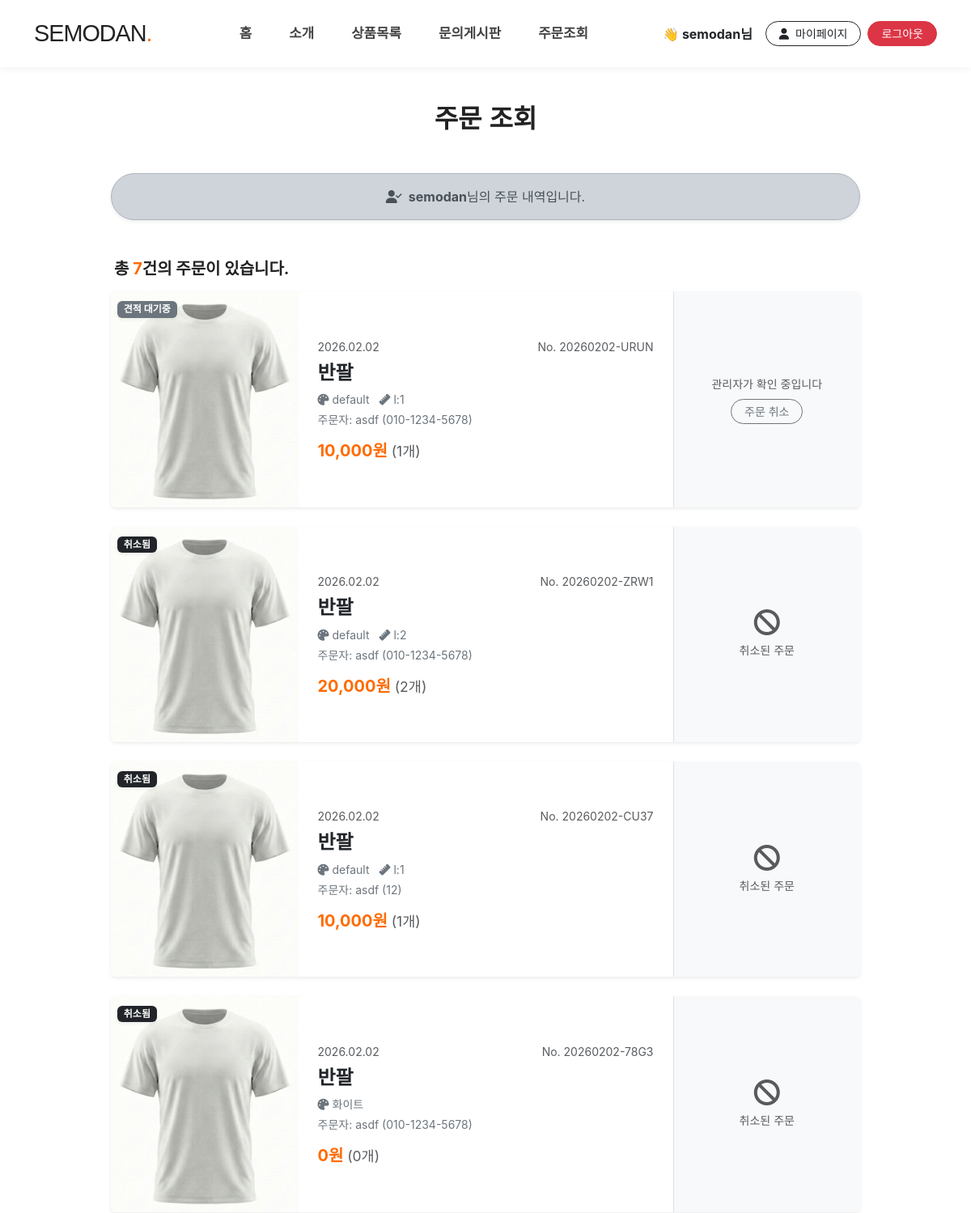
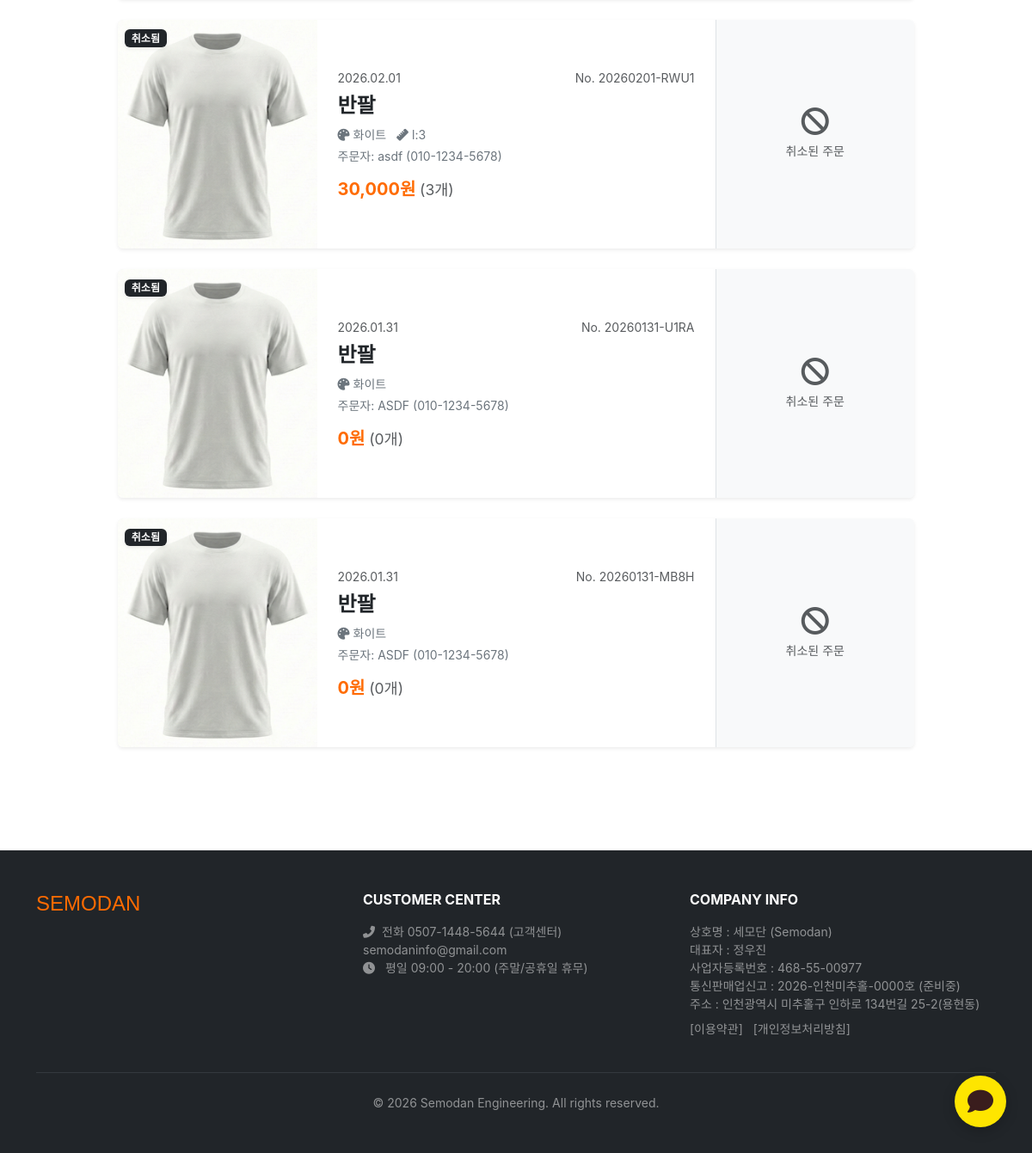
The app's page /order/check/ (signed in) with its own data (2 pictures, top to bottom).
### products/models.py (models this page shows, shortened)
class Order(models.Model):
    user = models.ForeignKey(User, on_delete=models.CASCADE, null=True, blank=True)
    product = models.ForeignKey('Product', on_delete=models.CASCADE)
    order_no = models.CharField(max_length=50, unique=True)
    customer_name = models.CharField(max_length=100, default="-", verbose_name="주문자")
    contact_number = models.CharField(max_length=20)
    shipping_address = models.CharField(max_length=255)
    quantity = models.IntegerField(default=1)
    option_color = models.CharField(max_length=50, blank=True)
    option_size = models.TextField(blank=True) # 선택한 사이즈 (S, M 등)
    status = models.CharField(max_length=20, default='입금대기')
    created_at = models.DateTimeField(auto_now_add=True)
    total_price = models.IntegerField(default=0)
    requests = models.TextField(blank=True, null=True, verbose_name="요청사항")

class Product(models.Model):
    name = models.CharField(max_length=100, verbose_name="상품명")
    code = models.CharField(max_length=50, unique=True, verbose_name="상품코드")
    original_price = models.IntegerField(default=0, verbose_name="정가")
    price = models.IntegerField(verbose_name="판매가")
    description = models.TextField(blank=True, verbose_name="상품설명 (짧은)")
    priority = models.IntegerField(default=0, verbose_name="노출 우선순위 (높을수록 상단)")
    image = models.ImageField(upload_to='products/', verbose_name="대표 썸네일")
    detail_image = models.ImageField(upload_to='products/details/', blank=True, null=True, verbose_name="상세페이지 (공통)")

### products/views.py (the view, shortened to what this page needs)
# urls.py: path('order/check/', views.order_check, name='order_check'),
def order_check(request):
    if request.user.is_authenticated:
        my_orders = Order.objects.filter(user=request.user).order_by('-created_at')
        return render(request, 'products/order_check.html', {'orders': my_orders, 'is_member': True})

### products/templates/products/order_check.html (shortened to what this page needs)
{% extends "products/base.html" %}
{% load humanize %}
{% block content %}
<div class="container py-5">
    <div class="row justify-content-center">
        <div class="col-lg-10">
            <h2 class="text-center fw-bold mb-5 font-heavy">주문 조회</h2>
            {% if is_member %}
                <div class="alert alert-dark text-center mb-5 shadow-sm rounded-pill">
                    <i class="fas fa-user-check me-2"></i><strong>{{ user.username }}</strong>님의 주문 내역입니다.
                </div>
            {% endif %}
            {% if orders %}
                <h5 class="fw-bold mb-3 ms-1">총 <span class="text-orange">{{ orders|length }}</span>건의 주문이 있습니다.</h5>
                {% for order in orders %}
                <div class="card border-0 shadow-sm mb-4 overflow-hidden">
                    <div class="card-body p-0">
                        <div class="row g-0">
                            <div class="col-md-3 position-relative bg-light d-flex align-items-center justify-content-center" style="min-height: 180px;">
                                {% if order.product.image %}
                                    <img src="{{ order.product.image.url }}" class="img-fluid" style="height: 100%; width:100%; object-fit: cover;">
                                {% else %}
                                    <span class="text-muted small">이미지 없음</span>
                                {% endif %}
                                <div class="position-absolute top-0 start-0 m-2">
                                    {% if order.status == '견적요청' %}<span class="badge bg-secondary shadow-sm">견적 대기중</span>
                                    {% elif order.status == '결제요청' %}<span class="badge bg-danger shadow-sm">결제 대기</span>
                                    {% elif order.status == '결제완료' %}<span class="badge bg-success shadow-sm">결제 완료</span>
                                    {% elif order.status == '배송완료' %}<span class="badge bg-primary shadow-sm">배송 완료</span>
                                    {% elif order.status == '주문취소' %}<span class="badge bg-dark shadow-sm">취소됨</span>
                                    {% else %}<span class="badge bg-info text-dark shadow-sm">{{ order.status }}</span>{% endif %}
                                </div>
                            </div>
                            <div class="col-md-6 p-4 d-flex flex-column justify-content-center">
                                <div class="d-flex justify-content-between mb-2">
                                    <small class="text-muted">{{ order.created_at|date:"Y.m.d" }}</small>
                                    <small class="text-muted">No. {{ order.order_no }}</small>
                                </div>
                                <h4 class="fw-bold mb-2 text-dark">{{ order.product.name }}</h4>
                                <div class="text-secondary small mb-3">
                                    {% if order.option_color %}
                                        <span class="me-2"><i class="fas fa-palette me-1"></i>{{ order.option_color }}</span>
                                    {% endif %}
                                    {% if order.option_size %}
                                        <span><i class="fas fa-ruler me-1"></i>{{ order.option_size }}</span>
                                    {% endif %}
                                    <br>
                                    <span class="mt-1 d-block">주문자: {{ order.customer_name }} ({{ order.contact_number }})</span>
                                </div>
                                <h5 class="fw-bold text-orange mb-0">{{ order.total_price|intcomma }}원 <span class="text-muted small fw-normal">({{ order.quantity }}개)</span></h5>
                            </div>
                            <div class="col-md-3 bg-light p-4 d-flex flex-column justify-content-center align-items-center border-start">
                                {% if order.status == '견적요청' %}
                                    <div class="small text-muted mb-2 text-center">관리자가 확인 중입니다</div>
                                    <button type="button" class="btn btn-outline-secondary btn-sm rounded-pill px-3" onclick="cancelOrder('{{ order.order_no }}')">
                                        주문 취소
                                    </button>
                                {% elif order.status == '주문취소' %}
                                    <div class="text-center">
                                        <i class="fas fa-ban text-muted fa-2x mb-2"></i>
                                        <div class="text-muted small">취소된 주문</div>
                                    </div>
                                {% endif %}
                            </div>
                        </div>
                    </div>
                </div>
                {% endfor %}
                {% endif %}
        </div>
    </div>
</div>
{% endblock %}

### products/templates/products/base.html (shortened to what this page needs)
{% load static %}
<!DOCTYPE html>
<html lang="ko">
<head>
    <link href="https://cdn.jsdelivr.net/npm/bootstrap@5.3.0/dist/css/bootstrap.min.css" rel="stylesheet">
    <link rel="stylesheet" href="https://cdnjs.cloudflare.com/ajax/libs/font-awesome/6.4.0/css/all.min.css">
</head>
<body class="d-flex flex-column min-vh-100">
    <nav class="navbar navbar-expand-lg fixed-top">
        <div class="container">
            <a class="navbar-brand font-heavy" href="{% url 'products:index' %}">
                SEMODAN<span class="text-orange">.</span>
            </a>
            <div class="collapse navbar-collapse" id="navbarContent">
                <ul class="navbar-nav mx-auto mb-2 mb-lg-0 align-items-center">
                    <li class="nav-item"><a class="nav-link" href="{% url 'products:index' %}">홈</a></li>
                    <li class="nav-item"><a class="nav-link" href="{% url 'products:about_us' %}">소개</a></li>
                    <li class="nav-item"><a class="nav-link" href="{% url 'products:product_list' %}">상품목록</a></li>
                    <li class="nav-item"><a class="nav-link" href="{% url 'products:qna' %}">문의게시판</a></li>
                    <li class="nav-item"><a class="nav-link" href="{% url 'products:order_check' %}">주문조회</a></li>
                </ul>
                <div class="auth-area d-flex align-items-center gap-2">
                    {% if user.is_authenticated %}
                        <span class="text-dark me-2 fw-bold">👋 {{ user.username }}님</span>
                        <a href="{% url 'products:order_check' %}" class="btn btn-outline-dark btn-sm rounded-pill px-3">
                            <i class="fas fa-user me-1"></i> 마이페이지
                        </a>
                        <form method="post" action="{% url 'account_logout' %}" style="display:inline;">
                            <button type="submit" class="btn btn-danger btn-sm rounded-pill px-3">
                                로그아웃
                            </button>
                        </form>
                    {% endif %}
                </div>
            </div>
        </div>
    </nav>
    <main class="flex-grow-1">
        {% block content %}{% endblock %}
    </main>
    <footer class="bg-dark text-white py-5 mt-5">
        <div class="container">
            <div class="row gy-4">
                <div class="col-lg-4">
                    <h4 class="font-heavy text-orange mb-3">SEMODAN</h4>
                </div>
                <div class="col-lg-4">
                    <h6 class="fw-bold mb-3">CUSTOMER CENTER</h6>
                    <p class="text-white-50 small">
                        <i class="fas fa-phone-alt me-2"></i>전화 0507-1448-5644 (고객센터)<br>
                        semodaninfo@gmail.com<br>
                        <i class="fas fa-clock me-2"></i> 평일 09:00 - 20:00 (주말/공휴일 휴무)
                    </p>
                </div>
                <div class="col-lg-4">
                    <h6 class="fw-bold mb-3">COMPANY INFO</h6> <ul class="list-unstyled text-white-50 small">
                        <li>상호명 : 세모단 (Semodan)</li>
                        <li>대표자 : 정우진</li>
                        <li>사업자등록번호 : 468-55-00977</li>
                        <li>통신판매업신고 : 2026-인천미추홀-0000호 (준비중)</li> <li>주소 : 인천광역시 미추홀구 인하로 134번길 25-2(용현동)</li> <li class="mt-2">
                            <a href="{% url 'products:policy' %}" class="text-decoration-none text-white-50 me-2">[이용약관]</a>
                            <a href="{% url 'products:policy' %}#privacy" class="text-decoration-none text-white-50">[개인정보처리방침]</a>
                        </li>
                    </ul>
                </div>
            </div>
            <hr class="border-secondary my-4">
            <div class="text-center text-white-50 small">
                &copy; 2026 Semodan Engineering. All rights reserved.
            </div>
        </div>
    </footer>
    <a href="http://pf.kakao.com/_ugkxkn/chat" target="_blank" class="kakao-float-btn" title="카톡 상담하기">
        <i class="fas fa-comment kakao-icon"></i>
    </a>
</body>
</html>

### products/templates/products/base.html (style rules this page uses)
body { font-family: 'Pretendard', -apple-system, BlinkMacSystemFont, system-ui, Roboto, 'Helvetica Neue', 'Segoe UI', 'Apple SD Gothic Neo', 'Malgun Gothic', 'Apple Color Emoji', 'Segoe UI Emoji', 'Segoe UI Symbol', sans-serif; color: #222; padding-top: 80px; }
.font-heavy { font-family: 'GmarketSansBold', sans-serif; }
.text-orange { color: #ff6b00 !important; }
.navbar { background-color: white; box-shadow: 0 2px 10px rgba(0,0,0,0.05); padding: 15px 0; }
.navbar-brand { font-size: 1.8rem; color: #222; letter-spacing: -1px; }
.navbar-nav .nav-link { font-size: 1.05rem; font-weight: bold; color: #444 !important; margin: 0 15px; transition: 0.2s; position: relative; }
.navbar-nav .nav-link::after { content: ''; position: absolute; width: 0; height: 3px; bottom: -5px; left: 50%; background-color: #ff6b00; transition: all 0.3s ease-in-out; transform: translateX(-50%); border-radius: 2px; }
.kakao-float-btn { position: fixed; bottom: 30px; right: 30px; width: 60px; height: 60px; background-color: #FEE500; border-radius: 50%; box-shadow: 0 4px 15px rgba(0,0,0,0.2); display: flex; justify-content: center; align-items: center; z-index: 9999; text-decoration: none; transition: transform 0.3s; }
.kakao-icon { color: #3A1D1D; font-size: 30px; }

### records on screen
Order: product.image (picture), status "견적 대기중", created_at "2026.02.02", order_no "20260202-URUN", product.name "반팔", option_color "default", option_size "l:1", customer_name "asdf", contact_number "010-1234-5678", total_price "10,000", quantity "1"
Order: product.image (picture), status "취소됨", created_at "2026.02.02", order_no "20260202-ZRW1", product.name "반팔", option_color "default", option_size "l:2", customer_name "asdf", contact_number "010-1234-5678", total_price "20,000", quantity "2"
Order: product.image (picture), status "취소됨", created_at "2026.02.02", order_no "20260202-CU37", product.name "반팔", option_color "default", option_size "l:1", customer_name "asdf", contact_number "12", total_price "10,000", quantity "1"
Order: product.image (picture), status "취소됨", created_at "2026.02.02", order_no "20260202-78G3", product.name "반팔", option_color "화이트", customer_name "asdf", contact_number "010-1234-5678", total_price "0", quantity "0"
Order: product.image (picture), status "취소됨", created_at "2026.02.01", order_no "20260201-RWU1", product.name "반팔", option_color "화이트", option_size "l:3", customer_name "asdf", contact_number "010-1234-5678", total_price "30,000", quantity "3"
Order: product.image (picture), status "취소됨", created_at "2026.01.31", order_no "20260131-U1RA", product.name "반팔", option_color "화이트", customer_name "ASDF", contact_number "010-1234-5678", total_price "0", quantity "0"
Order: product.image (picture), status "취소됨", created_at "2026.01.31", order_no "20260131-MB8H", product.name "반팔", option_color "화이트", customer_name "ASDF", contact_number "010-1234-5678", total_price "0", quantity "0"

### other values on screen
{{ user.username }} "semodan"
{{ orders|length }} "7"
